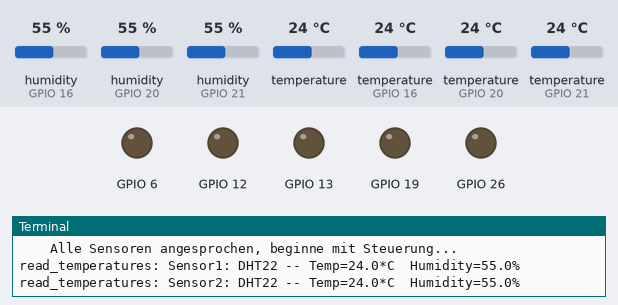
Bench run of a program on a simulated Raspberry Pi (BCM pin numbers). Parts: output pins drawn as LEDs (lit = HIGH), the last lines printed to the terminal. Inputs (shaded band) come from the test bench; at power-on: humidity (sensors on GPIO 20, GPIO 21, GPIO 16) 55 %, temperature (sensors on GPIO 21, GPIO 16, GPIO 20) 24 °C, temperature 24 °C. The clock reads 2024-03-15 10:24:30 at power-on unless the program sets it; databases and web services accept everything at once and return nothing.

Above: at 3.5 s.
3.6 s: humidity (sensor on GPIO 20) set to 53 %
At 8.2 s:
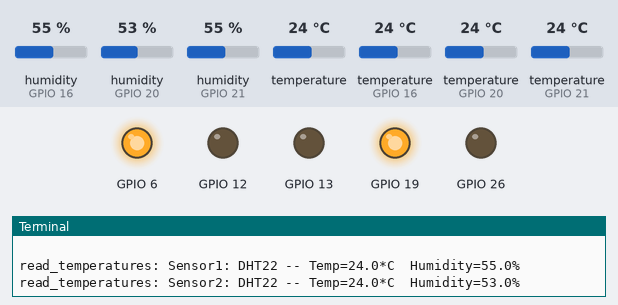
8.5 s: temperature (sensor on GPIO 21) set to 25.4 °C
At 9.7 s:
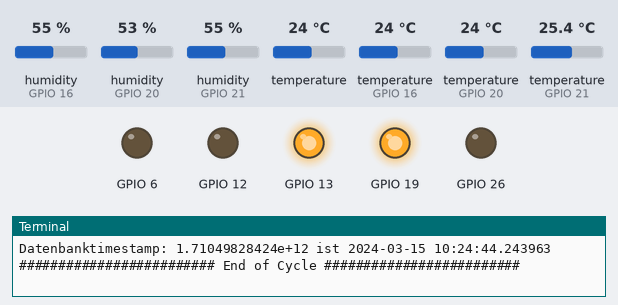
11.4 s: humidity (sensor on GPIO 21) set to 50 %
15.5 s: humidity (sensor on GPIO 21) set to 47 %
At 17.3 s:
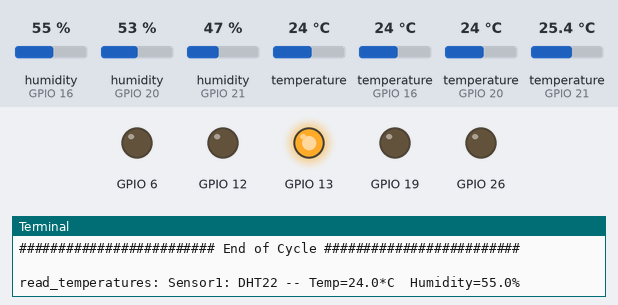
18.4 s: temperature (sensor on GPIO 21) set to 33 °C
At 22.3 s:
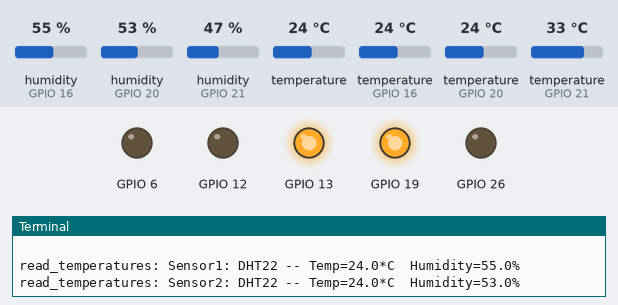
22.6 s: humidity (sensor on GPIO 21) set to 22 %
At 24.9 s:
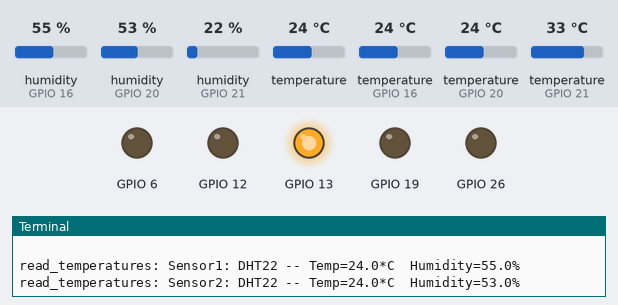
Timing chart, 0 to 26.4 s (numbered marks = the images above; inputs shaded):
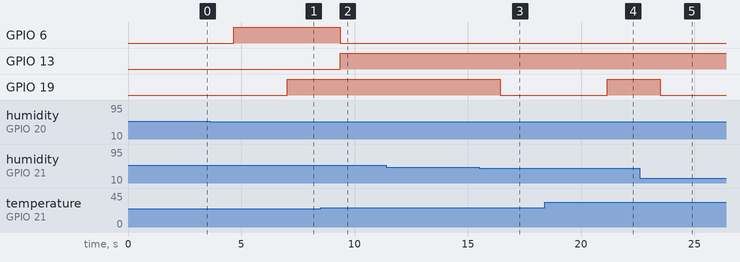

The program:

control.py
```python
#!/usr/bin/python
# -*- coding: utf8 -*-
## Steuerungs Script

# Zuluftsteuerung und Zuteilung der einzelnen Messpunkte
version     = 	"update to rpi 4.1.1"
test_light  = 	"false"
test_relais = 	"false"
use_db      = 	"true"
use_file    = 	"false"
create_new_db = "false"
use_json    =	"false"   ### not coded yet
import json
#be verbose! detailliertere fehlermeldungen, 0=normal -- 1=detalliert
verbose = 1
clear_konsole_after_cycle = 1

## checks command line for options "sudo python control.py test_light test_relais will enable test options
import sys
for arg in sys.argv:
	if arg == "test_relais":
		test_relais = "true"
	if arg == "test_light":
		test_light = "true"
	if arg == "use_db":
		use_db = "true"
	if arg == "use_file":
		use_file = "true"
	if arg == "use_json":
		use_json = "true"

# Speichert Werte in Datenbank
import mysql.connector
####################################
DB_NAME 	= 'klima_growbox'
DB_TABLE 	= 'daten'
DB_TABLE2 	= 'giessen'
#
DB_USER 	= 'pi'
DB_PASSWD 	= 'pi'
DB_HOST 	= 'localhost'
####################################

import math				#fuer absolute feuchte rechnung
import RPi.GPIO as GPIO
import time,re, os			# import for and database entries
import Adafruit_DHT			# import for DHT22-inclusion
import datetime				# Datensicherung in Datei

now = datetime.datetime.now()

###############################################
if verbose != 1:
	 GPIO.setwarnings(False)
###############################################

GPIO.setmode(GPIO.BCM)		#GPIO-numbering
#GPIO.setmode(GPIO.BOARD)	#Pin-numbering 1-40

# Relais-Pins
fanpinlow = 12				# Relais-Pin der kleinsten Luefter-Spannungsversorgung
fanpinmid = 6
fanpinhigh = 13				# Relais-Pin der hoechsten Luefter-Spannungsversorgung
intakepin = 19				# GPIO-Pin des Zuluft-Fan-Relais
lightpin = 26				# GPIO des Licht-Relais

############# Messungspins ############
# auch wennGPIO.BOARD gesetzt ist, Pin zwischen 0-31 setzen (DHT22) BOARDpin 32 = BCOMpin 12
rhsensor = Adafruit_DHT.DHT22
#
name1  = "        LSR    "	#absdraussen
rh1pin = 16				# T1 |	RH1 # langer Sensor -- Entfeuchter
name2  = "       Raum    "	#absdrinnen
rh2pin = 20				# T2 |	RH2 # Schrank
name3  = "        NDL    "
rh3pin = 21				# T3 |	RH3 # Zuluft
name4 = "Wassertemp"
#Pin 1-wire (GPIO5 geaenert in /boot/config.txt

#set output pins
GPIO.setup(fanpinlow, GPIO.OUT)
GPIO.setup(fanpinmid, GPIO.OUT)
GPIO.setup(fanpinhigh, GPIO.OUT)
GPIO.setup(intakepin, GPIO.OUT)
GPIO.setup(lightpin, GPIO.OUT)
#set input pins
GPIO.setup(rh1pin, GPIO.IN)
GPIO.setup(rh2pin, GPIO.IN)
GPIO.setup(rh3pin, GPIO.IN)

# Setzt die Sollwerte
# Temperaturmessung
tmax = 25
tmin = 15
rhsoll = 50				# RH in percent to maintain

tmid = (tmax  + tmin) / 2
##########################################
fanstate = "off"		# Zustand der Abluft -- values: {off/low/mid/high}
lightstate = "off"
intakestate = "off"		# Zustand der Zuluft -- values: {on/off)


# Vergleich der temperaturen mit Sollwert und wechsel des fan-relais falls noetig
def lti_relais_control():
	global fanstate
	if verbose == 1:
		print('fan_control: fanstate is {}'.format(fanstate))
	fanstateold = fanstate		#save ols fanstate for comparison if one has to switch
	temp = t3			# regulate on t2 (rh2pin)				#######################
	######################## Entscheidet sich fur ein LTI-level
	if temp < tmin:
		fanstate = "off"
		if verbose == 1:
			if fanstate != fanstateold:
				print('fan_control: fan state changed to {}'.format(fanstate))

	if tmin < temp < tmid:
		fanstate = "low"
		if verbose == 1:
			if fanstate != fanstateold:
				print('fan_control: fan state changed to {}'.format(fanstate))

	if tmid < temp < tmax:
		fanstate = "mid"
		if verbose == 1:
			if fanstate != fanstateold:
				print('fan_control: fan state changed to {}'.format(fanstate))

	if temp > tmax:
		fanstate = "high"
		if verbose == 1:
			if fanstate != fanstateold:
				print('fan_control: fan state changed to {}'.format(fanstate))
	######################## Regelt die Fan-Relais
	if fanstate != fanstateold:		# schaltet fan-relais nur wenn noetig
		if fanstate == "off":
			switch_of_fan()
		elif fanstate == "low":
			switch_of_fan()
			GPIO.output(fanpinlow, 1)
			if verbose == 1:
				print('fan_control: switched on fan-relais ({})'.format(fanstate))
		elif fanstate == "mid":
			switch_of_fan()
			GPIO.output(fanpinmid, 1)
			if verbose == 1:
				print('fan_control: switched on fan-relais ({})'.format(fanstate))
		elif fanstate == "high":
			switch_of_fan()
			GPIO.output(fanpinhigh, 1)
			if verbose == 1:
				print('fan_control: switched on fan-relais ({})'.format(fanstate))
	else:
		print('fan_control: No change in fan')
def intake_relais_control():
	global intakestate

	if verbose == 1:
		print('intake_relais_control: instakestate is {}'.format(intakestate))
	intakestateold = intakestate		#save ols fanstate for comparison if one has to switch
	if (absdraussen < absdrinnen):   #draussen ist die abs.feuchte kleiner als drinnen
	        intakestate = "on"
		switch_on_intake()
	else:
		intakestate = "off"

	if intakestate != intakestateold:		# schaltet fan-relais nur wenn noetig
		if intakestate == "off":
			switch_off_intake()

	else:
		print('fan_control: No change in fan')

def switch_off_intake():
	GPIO.output(intakepin, 0)
	if verbose == 1:
		print('switch_of_intake: switched off intake-relais')

def switch_on_intake():
	GPIO.output(intakepin, 1)
	if verbose == 1:
		print('switch_on_intake: switched on intake-relais')


def switch_of_fan():
	GPIO.output(fanpinlow, 0)
	if verbose == 1:
		print('switch_of_fan: switched off fan-relais (low)')
	GPIO.output(fanpinmid, 0)
	if verbose == 1:
		print('switch_of_fan: switched off fan-relais (mid)')
	GPIO.output(fanpinhigh, 0)
	if verbose == 1:
		print('switch_of_fan: switched off fan-relais (high)')
	print('switch_of_fan: switched off all fan-relais')

def switch_light(status):
	global lightstate

	if status != lightstate:
		if status == "on":
			GPIO.output(lightpin, 1)
			lightstate = "on"
			if verbose == 1:
				print('switch_light: Switch on light.')
		else:
			GPIO.output(lightpin, 0)
			lightstate = "off"
			if verbose == 1:
				print('switch_light: Switch off light.')

def test_light(repeattimes):
	if verbose == 1:
		print('test_light: Teste Licht:')
        # schaltet das licht ein (5s) und aus (2s)
	for i in range(0,repeattimes):
		switch_light("on")
		time.sleep(5)		#10s Pause
		switch_light("off")
		time.sleep(2)

def test_relais(repeattimes):
	if verbose == 1:
		print('test_relais: Teste Relais:')
        # schaltet relais der reihe nach ein (5s) und aus (2s)
	for i in range(0,repeattimes):
		if verbose == 1:
			print('test_relais: Teste Relais...beginnne mit alle aus und schalte FAN[low|mid|high] der Reihe nach (an(2sec)aus) ')
		switch_of_fan()
		GPIO.output(fanpinlow, 1)
		time.sleep(2)
		GPIO.output(fanpinlow, 0)
		GPIO.output(fanpinmid, 1)
		time.sleep(2)
		GPIO.output(fanpinmid, 0)
		GPIO.output(fanpinhigh, 1)
		time.sleep(2)
		GPIO.output(fanpinhigh, 0)


def status_to_console():
	if clear_konsole_after_cycle == 1:
		#time.sleep(5)
		os.system('clear')
	if verbose == 1:
		print('This is Version {}'.format(version))
	print '******Temp/Humidity Test******'
	print '###Conditions###'
	print 'Air Temp (Maintained): {}'.format(tmid)
	print 'Air Temp Upper: {}'.format(tmax)
	print 'Air Temp Lower: {}'.format(tmin)
	print ''
	print 'Light is: {}'.format(lightstate)
	print'RH1/T1:: {} ::   {}% | {}*C'.format(name1,rh1,t1)
	print'RH2/T2:: {} ::   {}% | {}*C'.format(name2,rh2,t2)
	print'RH3/T3:: {} ::   {}% | {}*C'.format(name3,rh3,t3)
	print'DS18B :: {} ::   {}*C'.format(name4,t4)
	print ''
	print'[g/cmeter] {}/{} ::{:+.0%}'.format(name2,name3,1-abscal)
	print ''
	print('Fan-level: {}'.format(fanstate))
	print('Intake-level: {}'.format(intakestate))
	if verbose == 1:
		print ''
		print ('Datenbanktimestamp: {} ist {}'.format(timestamp,datetime.datetime.fromtimestamp(timestamp/1000.0)))
		# print('now.isoformat():                          {}'.format(now.isoformat()))
		print '######################### End of Cycle #########################'
	print ''


def read_temperatures():
# Schreibt alle Variablen fuer die anderen Funktionen
	global rh1,rh2,rh3,t1,t2,t3,t4
	global absdraussen,absdrinnen,abscal
	global timestamp
  #zeit im ms seid 1/1/1970 + 2h UTC=>berlin+7200
	timestamp = time.time()*1000+7200

	humidity, temperature = Adafruit_DHT.read_retry(rhsensor,rh1pin)
	rh1 = round(humidity,1)
	t1 = round(temperature,1)
	if verbose == 1:
		print('read_temperatures: Sensor1: DHT{} -- Temp={}*C  Humidity={}%'.format(rhsensor,t1,rh1))

	humidity, temperature = Adafruit_DHT.read_retry(rhsensor,rh2pin)
	rh2 = round(humidity,1)
	t2 = round(temperature,1)
	if verbose == 1:
		print('read_temperatures: Sensor2: DHT{} -- Temp={}*C  Humidity={}%'.format(rhsensor,t2,rh2))

	humidity, temperature = Adafruit_DHT.read_retry(rhsensor,rh3pin)
	rh3 = round(humidity,1)
	t3 = round(temperature,1)
	if verbose == 1:
		print('read_temperatures: Sensor3: DHT{} -- Temp={}*C  Humidity={}%'.format(rhsensor,t3,rh3))

	absdraussen = round(absfeucht(t2,rh2),2)						######################
	absdrinnen = round(absfeucht(t3,rh3),2)							######################
	abscal = absdraussen/absdrinnen
# Wassertemperatur mittels DS18B20 lesen
	id="28-021502f5e1ff"
	t4=read_DS18B20(id)


def absfeucht(t,rh):
# Temperatur in Kelvin
        tk=t+273.15
# sdd Sattigungsdampfdruck bei Temperatur T
        sdd = 6.1078 * 10**((7.5*t)/(237.3+t))
# Partialdruck des enthaltenen Wassers ist pd=sdd*rh1/100 (Sattigungsdampfdruck*RLF)
        pd=sdd*rh/100
# Taupunkttemperatur
        td = 237.3*math.log10(pd/6.1078)/(7.5-math.log10(pd/6.1078))
# absolute feuchte
        af = 100000*(18.016)/(8314)*pd/tk
        if verbose == 1:
                print ('T={},RH={} ==> Absolute Feuchte {} [g/m^3]').format(t,rh,af)
        return af

def read_DS18B20(id):
  path="/sys/bus/w1/devices/"+id+"/w1_slave"
  if verbose == 1:
  	print ('Sensor---Path{}').format(path)
  try:
    sensorfile = open(path, "r")
    outputtext = sensorfile.read()
    sensorfile.close()
    tempdata = outputtext.split("\n")[1].split(" ")[9]
    temperature = float(tempdata[2:])
    temperature = temperature / 1000
  except (IOError), e:
    print time.strftime("%x %X"), "Error reading", path, ": ", e
  return temperature

def init_sensors():
	global timestamp, date

	print('    Initialisiere Messpunkte (DHT22 1-3) mit Adafruit-Library...')
	read_temperatures()

	print('    Setze globale Zeitstempel ...')
	timestamp = time.time()*1000+7200
	date = "'"+str(time.strftime('%Y-%m-%dT%H:%M:%S'))+"'"

	print('    Alle Sensoren angesprochen, beginne mit Steuerung...')

	####################################### SQL-STUFF #############################
def create_database_stucture():
	if verbose == "1":
		print('Erzeuge neue Datenbankstruktur {}.{}'.format(DB_NAME,DB_TABLE))
	try:
		cnx = mysql.connector.connect(user='root', password='3e64J%', host='localhost')
		cursor = cnx.cursor()
#		cursor.execute("DROP USER {}@'localhost'".format(DB_USER))
#		cursor.execute("DROP DATABASE {}".format(DB_NAME))
#		cursor.execute("CREATE USER 'pi'@'localhost' IDENTIFIED BY 'pi'")
		cursor.execute("CREATE DATABASE IF NOT EXISTS {} CHARACTER SET=utf8".format(DB_NAME))
		cursor.execute("CREATE TABLE IF NOT EXISTS {}.{} (timestamp REAL, date DATETIME, temp1 REAL, temp2 REAL, temp3 REAL, rh1 REAL, rh2 REAL, rh3 REAL, tmax REAL, tmin REAL, absdraussen REAL, absdrinnen REAL, t4 REAL) CHARACTER SET=utf8".format(DB_NAME,DB_TABLE))
		cursor.execute("CREATE TABLE IF NOT EXISTS {}.{} (timestamp REAL, plantnumber INT, amount INT, PH REAL, EC REAL) CHARACTER SET=utf8".format(DB_NAME,DB_TABLE2))
		cursor.execute("GRANT ALL PRIVILEGES on {}.{} TO 'pi'@'localhost'".format(DB_NAME,DB_TABLE))
		cursor.execute("GRANT ALL PRIVILEGES on {}.{} TO 'pi'@'localhost'".format(DB_NAME,DB_TABLE2))
		cursor.execute("FLUSH PRIVILEGES")
	except mysql.connector.Error as err:
		print(err)
	###################################
def insert_into_sql():
	try:
		cnx = mysql.connector.connect(user=DB_USER, password=DB_PASSWD, host=DB_HOST)
		cursor = cnx.cursor()
	except mysql.connector.Error as err:
		print("Failed connecting database {}: {}".format(DB_NAME,err))

	date = "'"+str(time.strftime('%Y-%m-%dT%H:%M:%S'))+"'"		#SQL compatible time-object

	try:
		cursor.execute("INSERT into {}.{} values ({},{},{},{},{},{},{},{},{},{},{},{},{})".format(DB_NAME,DB_TABLE,timestamp,date,t1,t2,t3,rh1,rh2,rh3,tmax,tmin,absdraussen,absdrinnen,t4))
		cnx.commit()
	except mysql.connector.Error as err:
		print("Failed inserting ({},{},{},{},{},{},{},{},{},{},{},{},{}) into table {}/{}: {}".format(timestamp,date,t1,t2,t3,rh1,rh2,rh3,tmax,tmin,absdraussen,absdrinnen,t4,DB_NAME,DB_TABLE,err))
	##########################################################################

def insert_into_file():
	if verbose == "1":
		print("Writing values {},{},{},{},{},{},{},{},{},{},{},{},{} into file".format(timestamp,date,t1,t2,t3,rh1,rh2,rh3,tmax,tmin,absdraussen,absdrinnen,t4))
	if use_json == "false":
		thelist = [timestamp,date,t1,t2,t3,rh1,rh2,rh3,tmax,tmin,absdraussen,absdrinnen,t4]
		spacing = " "
		newline = "\n"

		with open("./data.list", "a") as thefile:
			for item in thelist:
  				print>>thefile, item
  				print>>thefile, spacing
  			print>>thefile, newline

	if use_json == "true":
		print 'JSON-insert-into-file: removed because not tested'
		#with open("./data.json", "a") as file_json:
		#	old_data = file_json.read()
		#	data = old_data
		#	file_json.write("[",json.dumps([timestamp, t1,t2,t3,rh1,rh2,rh3,absdraussen,absdrinnen],"]"))
################### MAIN #########################
##Testroutinen
if test_light == "true":
	test_light(2)
if test_relais == "true":
	test_relais(2)
##
##########################
init_sensors()

if create_new_db == "true":
	create_database_stucture()
while 1:
	try:
		read_temperatures()
		lti_relais_control()
		intake_relais_control()

		status_to_console()
		if use_db == "true":
			insert_into_sql()
		if use_file == "true":
			insert_into_file()

	except KeyboardInterrupt:
		print('captured CRTL+C . . . resetting ports ... exiting')
		GPIO.cleanup()
		break
#####################################################
```

Measured:
- the behaviour switches between 55 and 54 % on humidity (sensor on GPIO 20) (found by bisection; images 0 and 1)
- the behaviour switches between 25 and 25.1 °C on temperature (sensor on GPIO 21) (found by bisection; images 1 and 2)
- the behaviour switches between 49 and 48 % on humidity (sensor on GPIO 21) (found by bisection; images 2 and 3)
- after the input at 3.6 s, GPIO 19: LOW → HIGH after 3.4 s
- after the input at 8.5 s, GPIO 6: HIGH → LOW after 0.88 s; GPIO 13: LOW → HIGH after 0.88 s
- after the input at 15.5 s, GPIO 19: HIGH → LOW after 0.94 s
- after the input at 18.4 s, GPIO 19: LOW → HIGH after 2.7 s
- after the input at 22.6 s, GPIO 19: HIGH → LOW after 0.90 s
